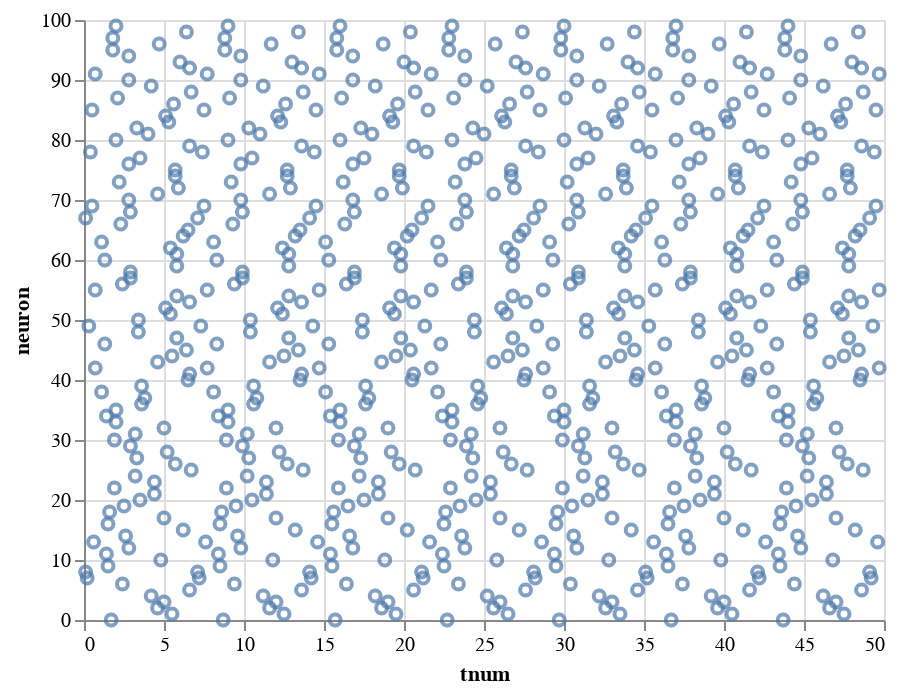

Write notebook code for a chart like this one.
### Markdown cell above
Now we should be able to plot the spiketimes from the frame.

### Code cell
alt.Chart(spikes_long)\
.mark_point()\
.encode(x = 'tnum', y = 'neuron:Q')

### Figure 1 — Vega-Lite specification as saved in the notebook (floating-point values rounded to 4 significant figures; data arrays with more than 128 entries replaced by an {"elided": "..."} marker saying what was removed)
{"config": {"view": {"continuousWidth": 400, "continuousHeight": 300}}, "data": {"name": "data-08b65f5f11012436c52e1d321a2aaa8c"}, "mark": "point", "encoding": {"x": {"type": "quantitative", "field": "tnum"}, "y": {"type": "quantitative", "field": "neuron"}}, "$schema": "https://vega.github.io/schema/vega-lite/v4.8.1.json", "datasets": {"data-08b65f5f11012436c52e1d321a2aaa8c": {"elided": "711 records"}}}
